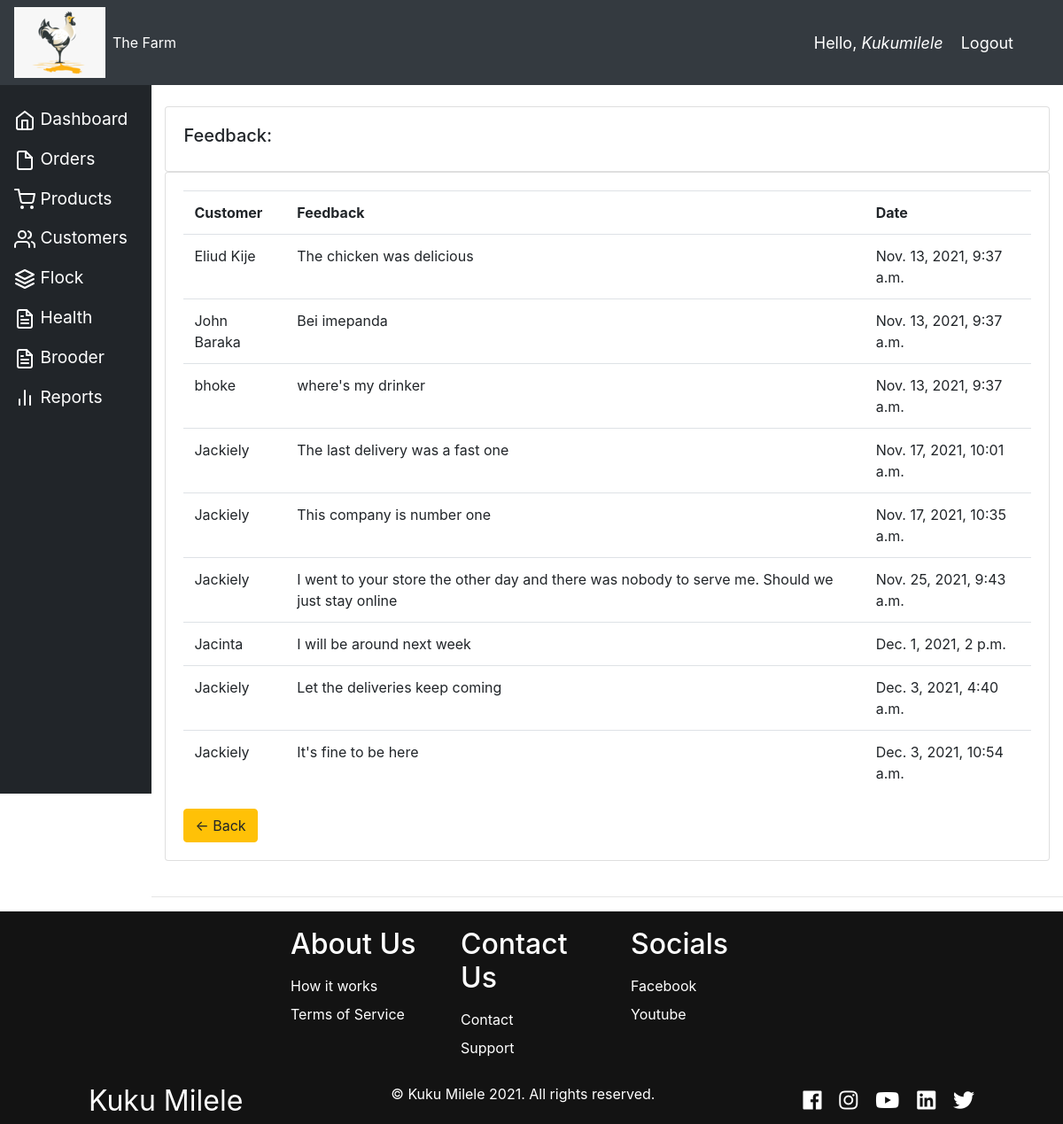
The app's page /all_feedback/ (signed in), older data.
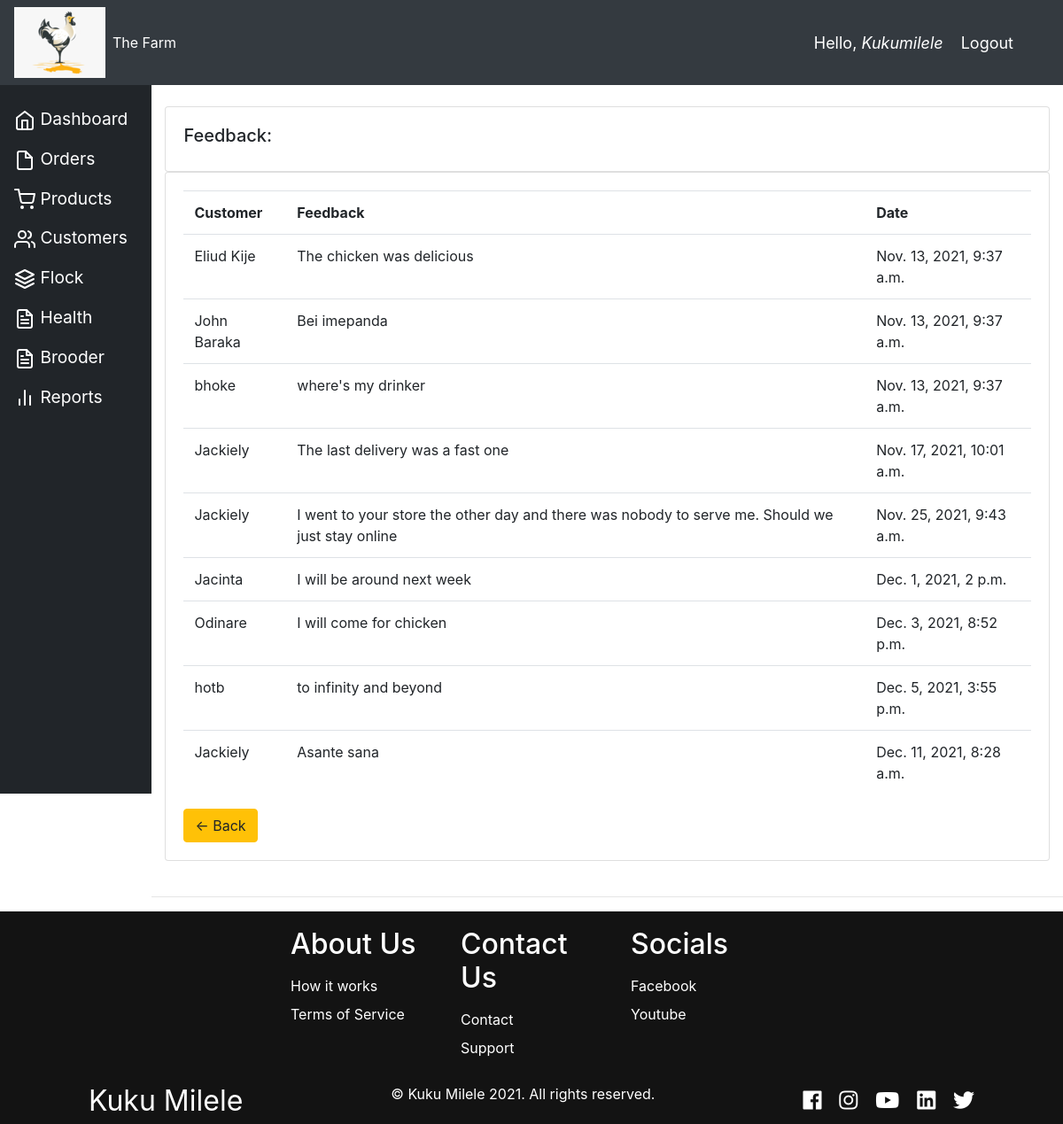
The same page, newer data.
### accounts/models.py (models this page shows, shortened)
class Feedback(models.Model):
    customer = models.ForeignKey(
        Customer, null=True, on_delete=models.SET_NULL)
    feedback_info = models.TextField()
    feedback_date = models.DateTimeField(auto_now_add=True, null=True)

class Customer(models.Model):
    user = models.OneToOneField(
        User, null=True, blank=True, on_delete=models.CASCADE)
    name = models.CharField(max_length=100, null=True)
    phone = models.CharField(max_length=15, null=True)
    profile_pic = models.ImageField(
        default="profile1.png", null=True, blank=True)
    date_created = models.DateTimeField(auto_now_add=True, null=True)
    is_staff = models.BooleanField(default=False, null=True)
    def __str__(self):
        return self.name

### accounts/decorators.py (the view)
        def wrapper_func(request, *args, **kwargs):
            group = None
            if request.user.groups.exists():
                group = request.user.groups.all()[0].name
            if group in allowed_roles:
                return view_func(request, *args, **kwargs)
            else:
                return HttpResponse('You are not authorized to view this page as per the decorator')

### accounts/views.py (called while the page is built)
@login_required(login_url="login")
@allowed_users(allowed_roles=["admin"])
def allFeedback(request):
    feedbacks = Feedback.objects.all()
    context = {"feedbacks": feedbacks}
    return render(request, "accounts/all_feedback.html", context)

### accounts/templates/accounts/all_feedback.html
{% extends 'accounts/main.html' %} {% block content %}
<br />
<div class="row">
  <div class="col-md">
    <div class="card card-body">
      <h5>Feedback:</h5>
    </div>
    <div class="card card-body">
      <table class="table">
        <tr>
          <th>Customer</th>
          <th>Feedback</th>
          <th>Date</th>
        </tr>
        {% for feedback in feedbacks %}
        <tr>
          <td>{{feedback.customer}}</td>
          <td>{{feedback.feedback_info}}</td>
          <td>{{feedback.feedback_date}}</td>
        </tr>
        {% endfor %}
      </table>
      <div class="back-btn">
        <a class="btn btn-warning" href="{% url 'home' %}"> &#8592; Back </a>
      </div>
    </div>
  </div>
</div>
{% endblock %}

Row changes from the older to the newer data that the page shows:
removed Feedback: customer "Jackiely", feedback_info "This company is number one", feedback_date "Nov. 17, 2021, 10:35 a.m."
removed Feedback: customer "Jackiely", feedback_info "Let the deliveries keep coming", feedback_date "Dec. 3, 2021, 4:40 a.m."
removed Feedback: customer "Jackiely", feedback_info "It's fine to be here", feedback_date "Dec. 3, 2021, 10:54 a.m."
added Feedback: customer "Odinare", feedback_info "I will come for chicken", feedback_date "Dec. 3, 2021, 8:52 p.m."
added Feedback: customer "hotb", feedback_info "to infinity and beyond", feedback_date "Dec. 5, 2021, 3:55 p.m."
added Feedback: customer "Jackiely", feedback_info "Asante sana", feedback_date "Dec. 11, 2021, 8:28 a.m."
